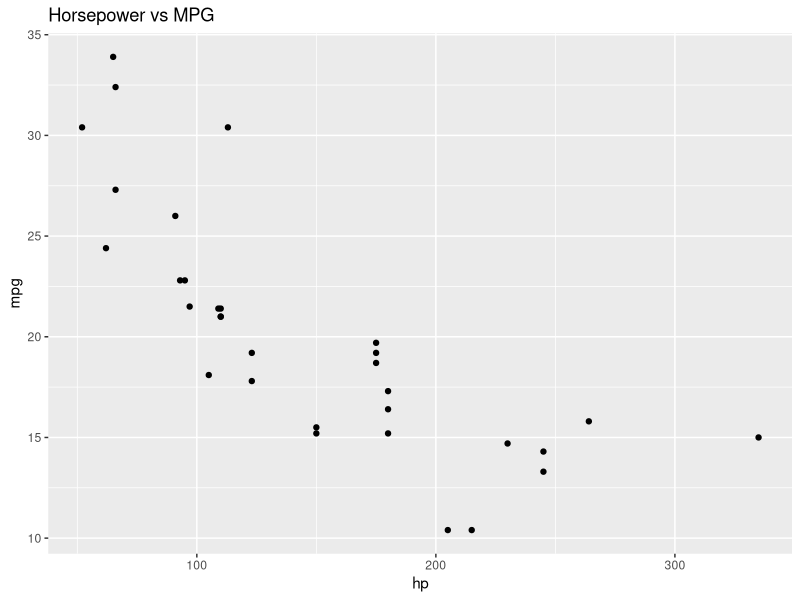
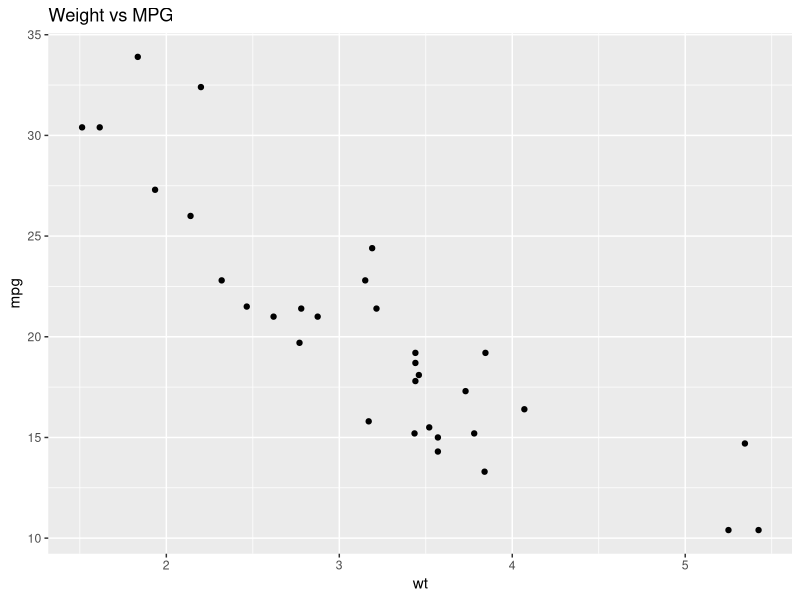
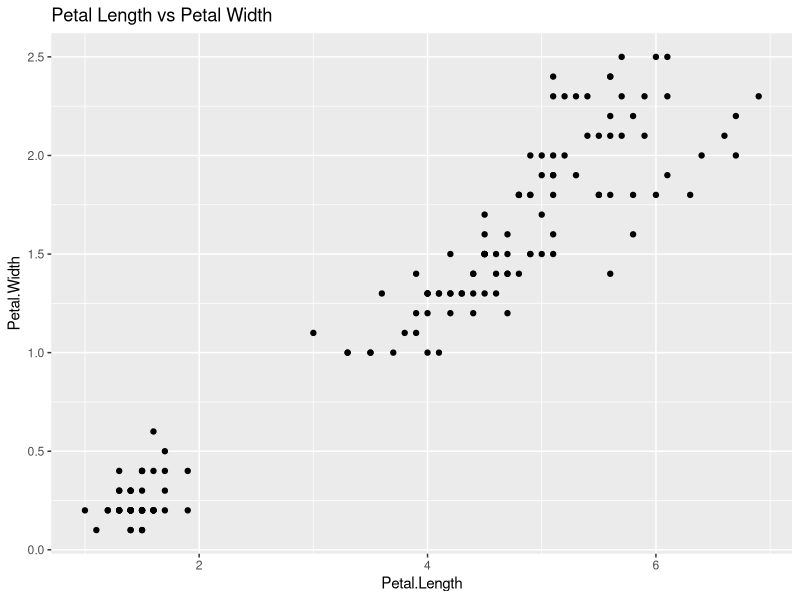

Write R code to recreate these figures, in order.

install.packages(c("ggplot2", "dplyr"))
library(ggplot2)
library(dplyr)

head(mtcars)

ggplot(mtcars, aes(x = hp, y = mpg)) + geom_point() + ggtitle("Horsepower vs MPG")
ggplot(mtcars, aes(x = wt, y = mpg)) + geom_point() + ggtitle("Weight vs MPG")

model1 <- lm(mpg ~ hp + wt, data = mtcars)

summary(model1)

test1 <- data.frame(hp = 120, wt = 2.8)
predict(model1, test1)

head(iris)

ggplot(iris, aes(x = Petal.Length, y = Petal.Width)) + geom_point() + ggtitle("Petal Length vs Petal Width")

model2 <- lm(Petal.Width ~ Petal.Length, data = iris)
summary(model2)

test2 <- data.frame( Petal.Length = 6)
predict(model2, test2)
